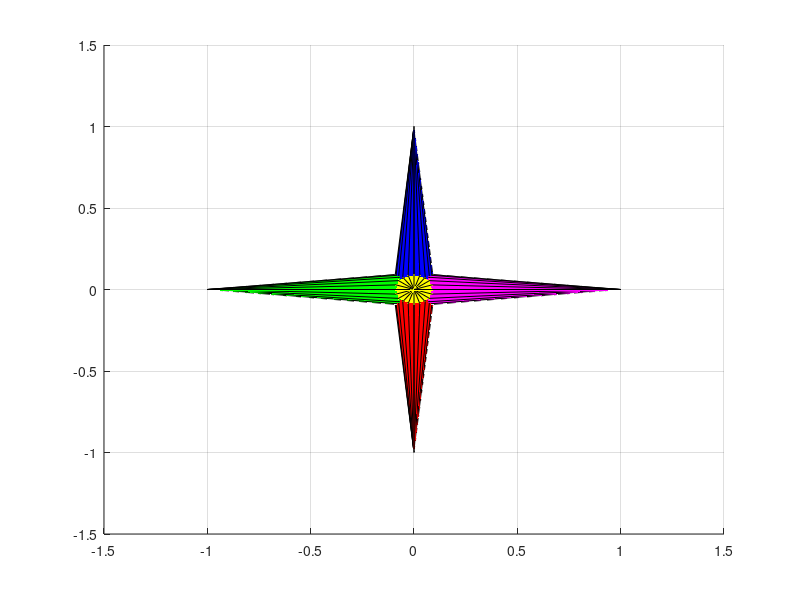

Source code (MATLAB): (Note: this script raises an error after producing the figure.)
%Example7p5
%This code uses hgtransform function
ax = axes('XLim',[-1.5,1.5],...
    'YLim',[-1.5,1.5],'ZLim',[-1.5,1.5]);
view(3) %sets for 3-d view
grid on
[x,y,z] = cylinder([.1 0]);
h(1) = surface(x,y,z,'FaceColor','yellow');
h(2) = surface(x,y,-z,'FaceColor','cyan');
h(3) = surface(z,x,y,'FaceColor','magenta');
h(4) = surface(-z,x,y,'FaceColor','green');
h(5) = surface(y,z,x,'FaceColor','blue');
h(6) = surface(y,-z,x,'FaceColor','red');
t = hgtransform('Parent',ax);
set(h,'Parent',t)
Rz = eye(4);Sxy = Rz;
for r = 1:.1:2*pi
    Rz = makehgtform('zrotate',r);
    % Scaling matrix
    Sxy = makehgtform('scale',r/5);
    set(t,'Matrix',Rz/Sxy)
    drawnow
    pause(0.02)
    if r == 3.6
        f = getframe;
    end
end
imshow(f.cdata)
title('Frame at r=3.6')
